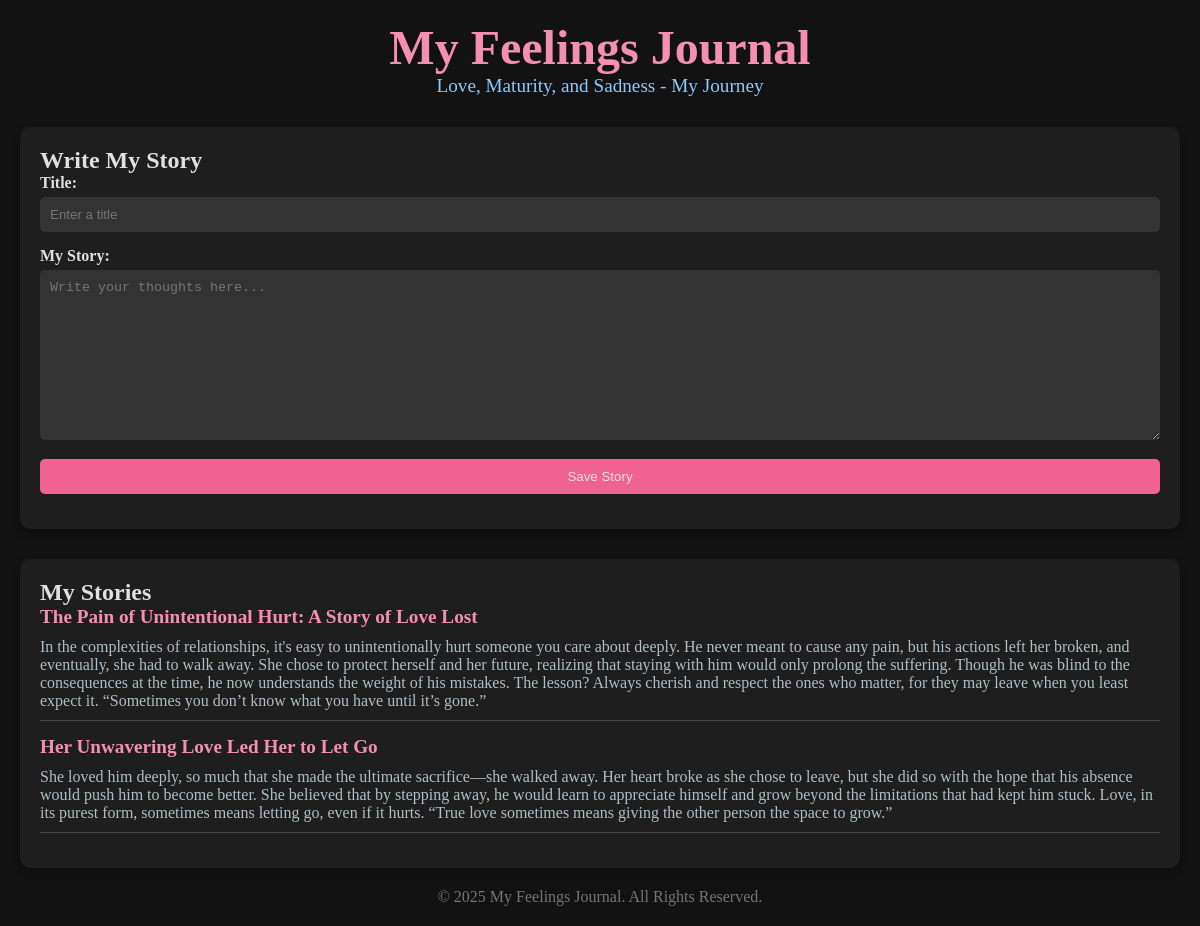
The page / on the database its author committed.
### tables this page shows
CREATE TABLE stories (  
            id INTEGER PRIMARY KEY AUTOINCREMENT,  
            title TEXT NOT NULL,  
            content TEXT NOT NULL  
        );

### app.py (the view)
@app.route('/')
def home():
    conn = sqlite3.connect('stories.db')
    cursor = conn.cursor()
    cursor.execute('SELECT * FROM stories')
    stories = cursor.fetchall()
    conn.close()
    return render_template('index.html', stories=stories)

### templates/index.html (shortened to what this page needs)
<!DOCTYPE html>
<html lang="en">
<head>
    <link rel="stylesheet" href="{{ url_for('static', filename='styles.css') }}">
</head>
<body>
    <header>
        <h1>My Feelings Journal</h1>
        <p>Love, Maturity, and Sadness - My Journey</p>
    </header>
    <main>
        <section id="story-form">
            <h2>Write My Story</h2>
            <form action="/submit" method="post">
                <label for="title">Title:</label>
                <input type="text" id="title" name="title" placeholder="Enter a title" required>
                <label for="content">My Story:</label>
                <textarea id="content" name="content" rows="10" placeholder="Write your thoughts here..." required></textarea>
                <button type="submit">Save Story</button>
            </form>
        </section>
        <section id="story-list">
            <h2>My Stories</h2>
            <div id="stories-container">
                {% for story in stories %}
                <div class="story">
                    <h3>{{ story[1] }}</h3>
                    <p>{{ story[2] }}</p>
                </div>
                {% endfor %}
            </div>
        </section>
    </main>
    <footer>
        <p>&copy; 2025 My Feelings Journal. All Rights Reserved.</p>
    </footer>
</body>
</html>

### static/styles.css (style rules this page uses)
* { margin: 0; padding: 0; box-sizing: border-box; }
body { font-family: 'Georgia', serif; background: #121212; color: #e0e0e0; padding: 20px; }
header { text-align: center; margin-bottom: 30px; }
header h1 { font-size: 3rem; color: #f48fb1; }
header p { font-size: 1.2rem; color: #90caf9; }
#story-form { background: #1e1e1e; padding: 20px; border-radius: 10px; box-shadow: 0 4px 8px rgba(0, 0, 0, 0.3); margin-bottom: 30px; }
form label { display: block; margin-bottom: 5px; font-weight: bold; }
form input, form textarea, form button { width: 100%; padding: 10px; margin-bottom: 15px; border: none; border-radius: 5px; background: #333; color: #e0e0e0; }
form button { background: #f06292; cursor: pointer; transition: background 0.3s; }
#story-list { padding: 20px; background: #1e1e1e; border-radius: 10px; box-shadow: 0 4px 8px rgba(0, 0, 0, 0.3); }
#stories-container .story { border-bottom: 1px solid #444; margin-bottom: 15px; padding-bottom: 10px; }
#stories-container .story h3 { font-size: 1.2rem; color: #f48fb1; }
#stories-container .story p { margin-top: 10px; color: #b0bec5; }
footer { text-align: center; margin-top: 20px; color: #757575; }

### rows shown on the page
stories: title "The Pain of Unintentional Hurt: A Story of Love Lost", content "In the complexities of relationships, it's easy to unintentionally hurt someone you care about deeply. He never meant to cause any pain, but his actions left her broken, and eventually, she had to walk away. She chose to protect herself and her future, realizing that staying with him would only prolong the suffering. Though he was blind to the consequences at the time, he now understands the weight of his mistakes. The lesson? Always cherish and respect the ones who matter, for they may leave when you least expect it. “Sometimes you don’t know what you have until it’s gone.”"
stories: title "Her Unwavering Love Led Her to Let Go", content "She loved him deeply, so much that she made the ultimate sacrifice—she walked away. Her heart broke as she chose to leave, but she did so with the hope that his absence would push him to become better. She believed that by stepping away, he would learn to appreciate himself and grow beyond the limitations that had kept him stuck. Love, in its purest form, sometimes means letting go, even if it hurts. “True love sometimes means giving the other person the space to grow.”"
